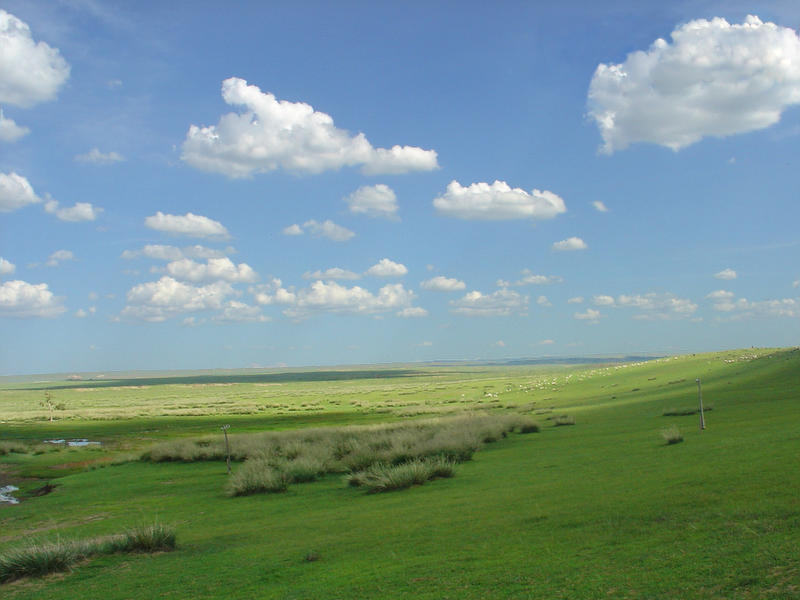
#> input picture Images/Blue_sky_bg.png, 800 x 600 px, found by its file name
$ python Code.py
#> lines starting #> are read from the running program, lines starting #| are printed output that depends on the picture; after the words box and inside, x2 and y2 are one past the last pixel; in counts of white or black regions, pixels touching at a corner belong together
import cv2
import numpy as np

#grayscaling of color image
image = cv2.imread("Images/Blue_sky_bg.png")
#> image is the input picture: shape (600, 800, 3); mean B, G, R 141.4, 146.5, 118.4

cv2.imshow("Original Image", image)

#cvtcolor function is going to grayscale the image
gray_img = cv2.cvtColor(image, cv2.COLOR_BGR2GRAY)
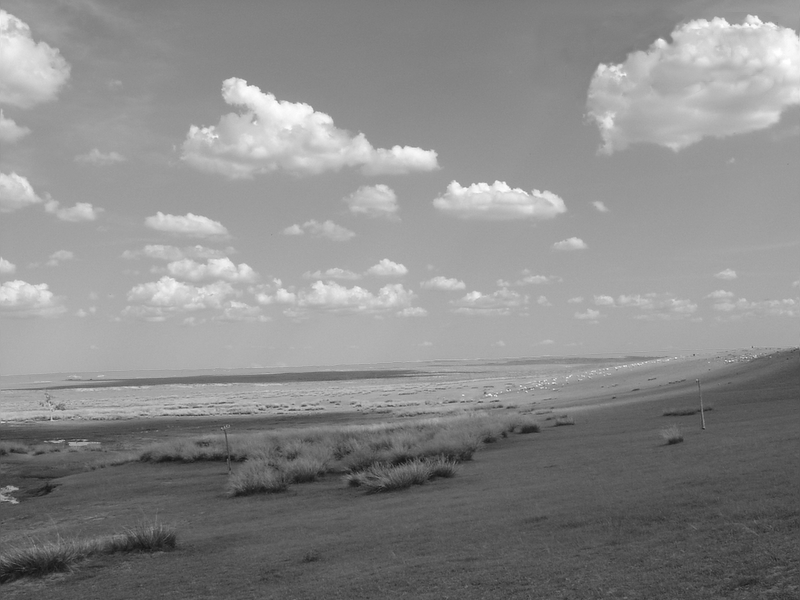
#> gray_img: shape (600, 800); min 19, max 255, mean 137.5
cv2.imshow("Grayscaled image", gray_img)
cv2.waitKey(0)
cv2.destroyAllWindows()

#using average pixels to grayscale an image
image = cv2.imread("Images/Blue_sky_bg.png")

cv2.imshow("Original Image", image)

(row, col) = image.shape[0:2]
#> row = 600; col = 800
for i in range(row):
    for j in range(col):
        #find the average of BGR values
        image[i, j] = sum(image[i, j]) * 0.33

cv2.imshow("Grayscale image", image)
cv2.waitKey(0)
cv2.destroyAllWindows()

#rotating an image
image = cv2.imread("Images/Blue_sky_bg.png")

(row, col) = image.shape[:2]
#get rotation metrix 2D, this creates a metrix need for transformation
m = cv2.getRotationMatrix2D((col/2, row/2), 180, 1)
res = cv2.warpAffine(image, m, (col, row))
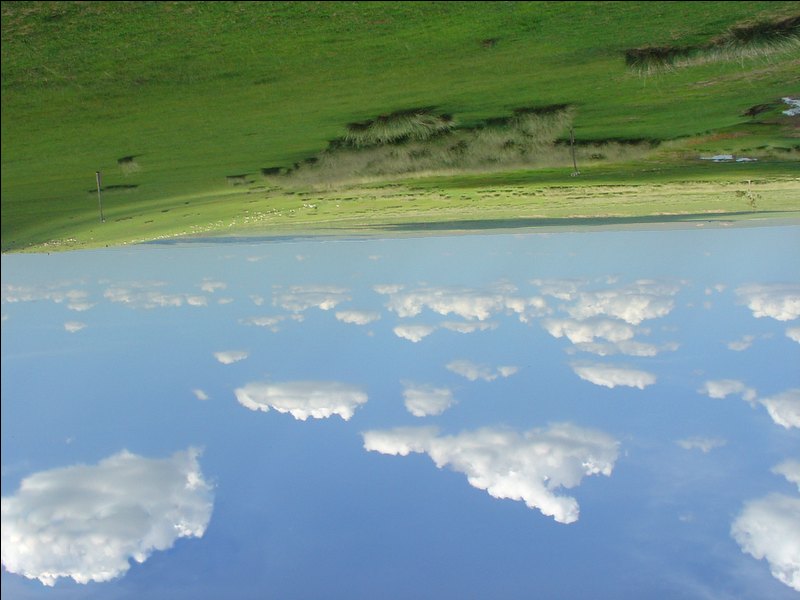
#> res: shape (600, 800, 3); mean B, G, R 140.9, 146.1, 118.1
cv2.imwrite("Result.jpg", res)

#edge detection in an image
image = cv2.imread("Images/Blue_sky_bg.png")
edges = cv2.Canny(image, 100, 200)
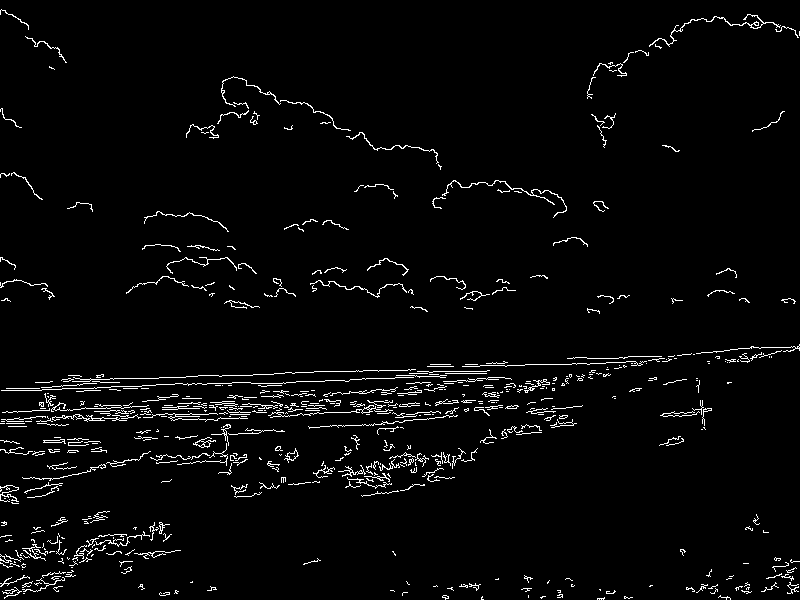
#> edges: shape (600, 800); 3% white in thin lines or dots
cv2.imwrite("Edges.jpg", edges)

#converting image from one color frame to another
image = cv2.imread("Images/Blue_sky_bg.png")
hsv_img = cv2.cvtColor(image, cv2.COLOR_BGR2HSV)
#> hsv_img: shape (600, 800, 3); mean H, S, V 78.7, 101, 164
cv2.imshow("HSV Image", hsv_img)
cv2.waitKey(0)
cv2.destroyAllWindows()
